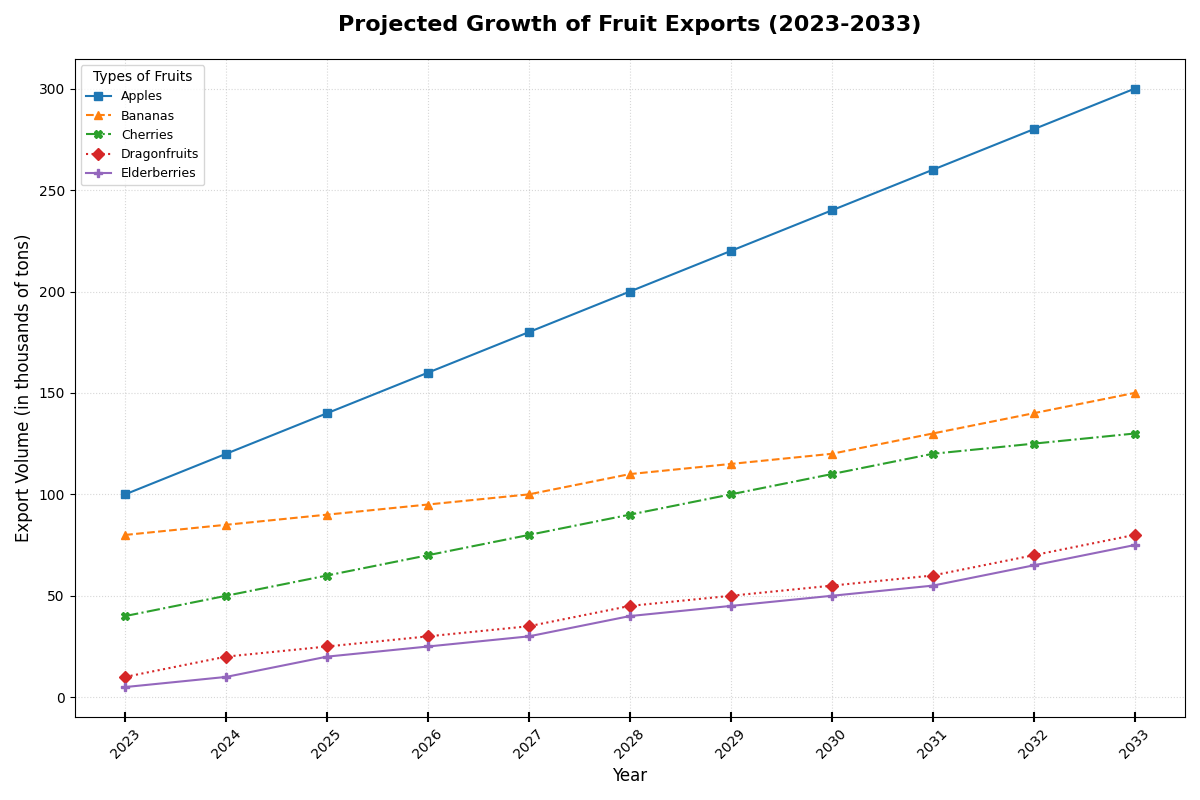

Here is the Python script that generated this plot:
import matplotlib.pyplot as plt
import numpy as np

years = np.arange(2023, 2034)
types_of_fruits = ['Apples', 'Bananas', 'Cherries', 'Dragonfruits', 'Elderberries']
apples = [100, 120, 140, 160, 180, 200, 220, 240, 260, 280, 300]
bananas = [80, 85, 90, 95, 100, 110, 115, 120, 130, 140, 150]
cherries = [40, 50, 60, 70, 80, 90, 100, 110, 120, 125, 130]
dragonfruits = [10, 20, 25, 30, 35, 45, 50, 55, 60, 70, 80]
elderberries = [5, 10, 20, 25, 30, 40, 45, 50, 55, 65, 75]
export_data = [np.array(apples), np.array(bananas), np.array(cherries), np.array(dragonfruits), np.array(elderberries)]

fig, ax = plt.subplots(figsize=(12, 8))

# Altered line styles and markers
line_styles = ['-', '--', '-.', ':', '-']
markers = ['s', '^', 'X', 'D', 'P']

for fruit, data, line_style, marker in zip(types_of_fruits, export_data, line_styles, markers):
    ax.plot(years, data, linestyle=line_style, marker=marker, label=fruit)

ax.set_title('Projected Growth of Fruit Exports (2023-2033)', fontsize=16, fontweight='bold', pad=20)
ax.set_xlabel('Year', fontsize=12)
ax.set_ylabel('Export Volume (in thousands of tons)', fontsize=12)

ax.set_xticks(years)
ax.set_xticklabels(years, rotation=45)

# Altered grid and legend
ax.grid(True, linestyle=':', alpha=0.5)
ax.legend(title='Types of Fruits', fontsize=9, title_fontsize=10, loc='upper left')

# Altered tick parameters
ax.tick_params(axis='x', which='major', length=7, width=1.5, direction='inout')

plt.tight_layout()
plt.show()
